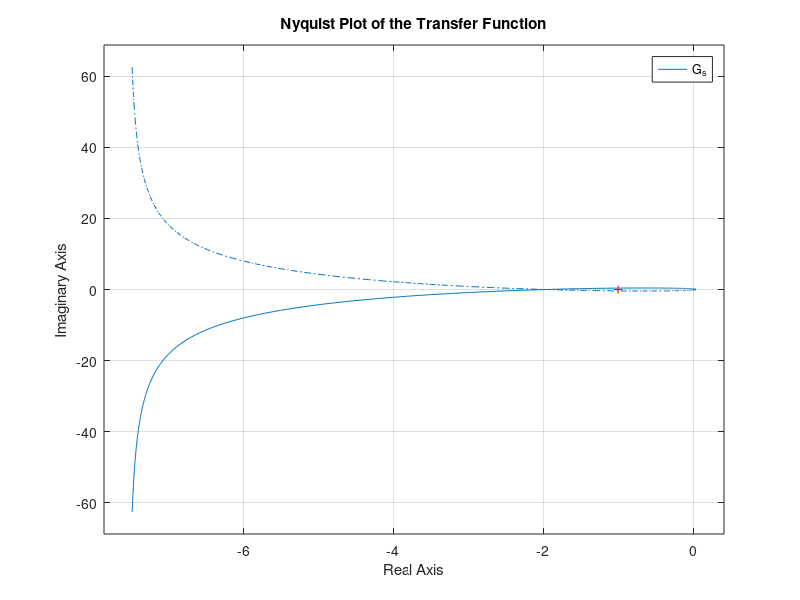

Reproduce this figure in MATLAB.
K = 0.2;

s = tf('s');

G_s = K * (1 - s/0.142) / (s * (1 + s/0.325) * (1 + s/0.0362));

figure;
nyquist(G_s);
title('Nyquist Plot of the Transfer Function');